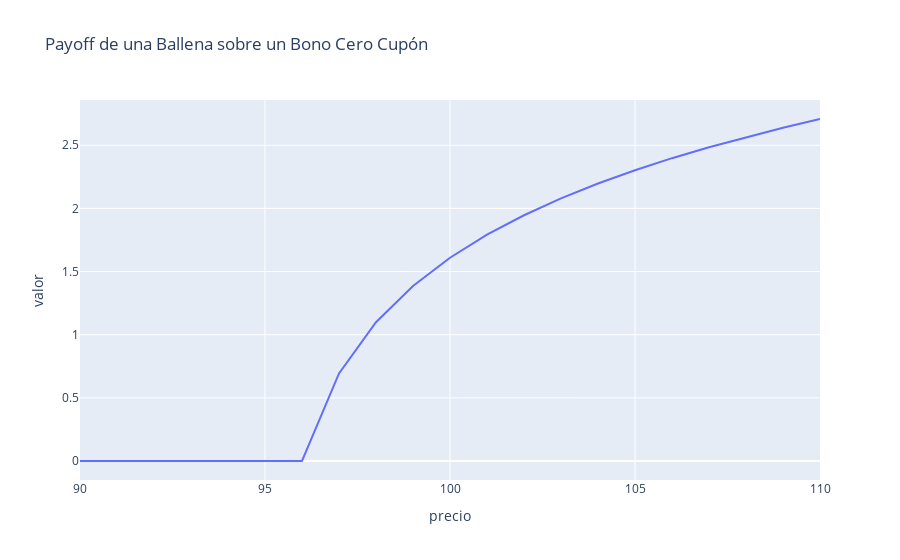

Notebook code for this chart:
### Code cell
fig = px.line(
    df_whale,
    x='precio',
    y='valor',
    title=f'Payoff de una Ballena sobre un Bono Cero Cupón'
)
fig.show()

### Figure 1 — Plotly figure (JSON) as saved in the notebook; plotly's stock layout.template omitted (floating-point values rounded to 4 significant figures)
{"data": [{"hovertemplate": "precio=%{x}<br>valor=%{y}<extra></extra>", "legendgroup": "", "line": {"color": "#636efa", "dash": "solid"}, "mode": "lines", "name": "", "orientation": "v", "showlegend": false, "type": "scatter", "x": [90, 91, 92, 93, 94, 95, 96, 97, 98, 99, 100, 101, 102, 103, 104, 105, 106, 107, 108, 109, 110], "xaxis": "x", "y": [0.0001, 0.0001, 0.0001, 0.0001, 0.0001, 0.0001, 0.0001, 0.6931, 1.099, 1.386, 1.609, 1.792, 1.946, 2.079, 2.197, 2.303, 2.398, 2.485, 2.565, 2.639, 2.708], "yaxis": "y"}], "layout": {"legend": {"tracegroupgap": 0}, "title": {"text": "Payoff de una Ballena sobre un Bono Cero Cupón"}, "xaxis": {"anchor": "y", "domain": [0, 1], "title": {"text": "precio"}}, "yaxis": {"anchor": "x", "domain": [0, 1], "title": {"text": "valor"}}}}
